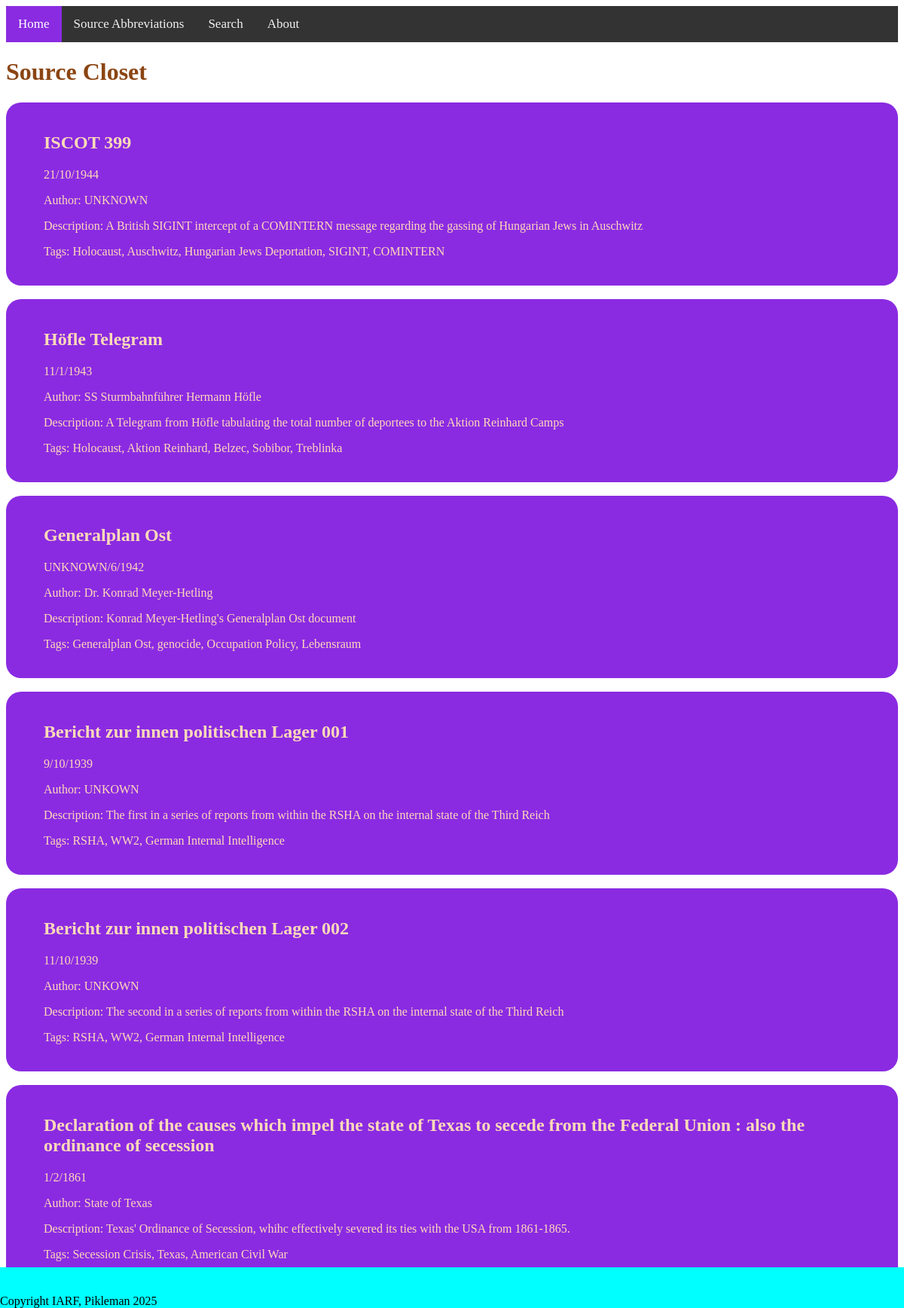
The page / on the database its author committed.
### tables this page shows
CREATE TABLE "SOURCES" (
	"Title"	TEXT,
	"Month"	INTEGER,
	"Date"	INTEGER,
	"Year"	INTEGER,
	"Author"	TEXT,
	"Country"	TEXT,
	"Topic"	TEXT,
	"Description"	TEXT,
	"Source"	TEXT,
	"Protected"	INTEGER,
	"Path"	TEXT
, "ID"	INTEGER, "Scaled"	INTEGER, "Link"	TEXT, "Attribution"	TEXT);

### app.py (the view)
@app.route('/')
def index():  # put application's code here
    db = sqlite3.connect('sources.db')
    sources = []
    for source in db.execute('SELECT * FROM sources'):
        sources.append(source)
    db.close()
    return render_template("index.html", sources=sources)

### templates/index.html (shortened to what this page needs)
<!DOCTYPE html>
<html lang="en">
<head>
    <link rel="stylesheet" href="{{ url_for('static', filename='styles/styles.css') }}">
</head>
<body>
<div class="topnav">
  <a class="active" href="{{url_for('index')}}">Home</a>
  <a href="{{url_for('sources_abbr')}}">Source Abbreviations</a>
  <a href="{{ url_for('search') }}">Search</a>
  <a href="{{ url_for('about') }}">About</a>
</div>
<h1 id="title">Source Closet</h1>
{% for src in sources[:6] %}
<a href="{{ url_for("source", id=src[11]) }}" class="src_link">
    <div class="source">
        <h2 class="src_heading">{{ src[0] }}</h2>
        <p>{{ src[2] }}/{{ src[1] }}/{{ src[3] }}</p>
        <p>Author: {{ src[4] }}</p>
        <p>Description: {{ src[7] }}</p>
        <p>Tags: {{ ', '.join(src[6].split('/')) }}</p>
    </div>
</a>
<br>
{% endfor %}
<footer>
    <br>
    <br>
    Copyright IARF, Pikleman 2025
</footer>
</body>
</html>

### static/styles/styles.css (style rules this page uses)
.source { border-radius: 20px; background-color: blueviolet; padding-left: 50px; padding-right: 50px; padding-top: 20px; padding-bottom: 20px; }
#title { color: saddlebrown; font-family: Copperplate; }
footer { position: fixed; bottom: 0; left: 0; right: 0; background-color: aqua; }
.src_link { text-decoration: none; color: peachpuff; font-family: Copperplate; }
.topnav { background-color: #333; overflow: hidden; }
.topnav a { float: left; color: #f2f2f2; text-align: center; padding: 14px 16px; text-decoration: none; font-size: 17px; }
.topnav a.active { background-color: blueviolet; color: white; }

### rows shown on the page
SOURCES: Title "ISCOT 399", Date "21", Month "10", Year "1944", Author "UNKNOWN", Description "A British SIGINT intercept of a COMINTERN message regarding the gassing of Hungarian Jews in Auschwitz", Topic "Holocaust, Auschwitz, Hungarian Jews Deportation, SIGINT, COMINTERN"
SOURCES: Title "Höfle Telegram", Date "11", Month "1", Year "1943", Author "SS Sturmbahnführer Hermann Höfle", Description "A Telegram from Höfle tabulating the total number of deportees to the Aktion Reinhard Camps", Topic "Holocaust, Aktion Reinhard, Belzec, Sobibor, Treblinka"
SOURCES: Title "Generalplan Ost", Date "UNKNOWN", Month "6", Year "1942", Author "Dr. Konrad Meyer-Hetling", Description "Konrad Meyer-Hetling's Generalplan Ost document", Topic "Generalplan Ost, genocide, Occupation Policy, Lebensraum"
SOURCES: Title "Bericht zur innen politischen Lager 001", Date "9", Month "10", Year "1939", Author "UNKOWN", Description "The first in a series of reports from within the RSHA on the internal state of the Third Reich", Topic "RSHA, WW2, German Internal Intelligence"
SOURCES: Title "Bericht zur innen politischen Lager 002", Date "11", Month "10", Year "1939", Author "UNKOWN", Description "The second in a series of reports from within the RSHA on the internal state of the Third Reich", Topic "RSHA, WW2, German Internal Intelligence"
SOURCES: Title "Declaration of the causes which impel the state of Texas to secede from the Federal Union : also the ordinance of secession", Date "1", Month "2", Year "1861", Author "State of Texas", Description "Texas' Ordinance of Secession, whihc effectively severed its ties with the USA from 1861-1865.", Topic "Secession Crisis, Texas, American Civil War"
